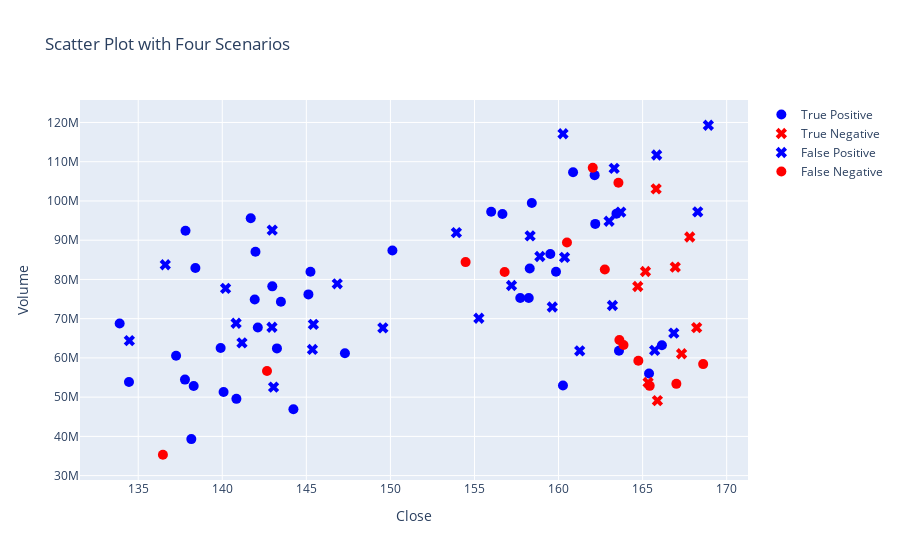

Write notebook code for a chart like this one.
### Code cell
max_depth = 13
n_estimators = 100
random_forest_classifier(
    df_train_val,
    X_validation,
    y_validation,
    df_evaluation_val,
    df_confusion_val,
    max_depth,
    n_estimators,
)
